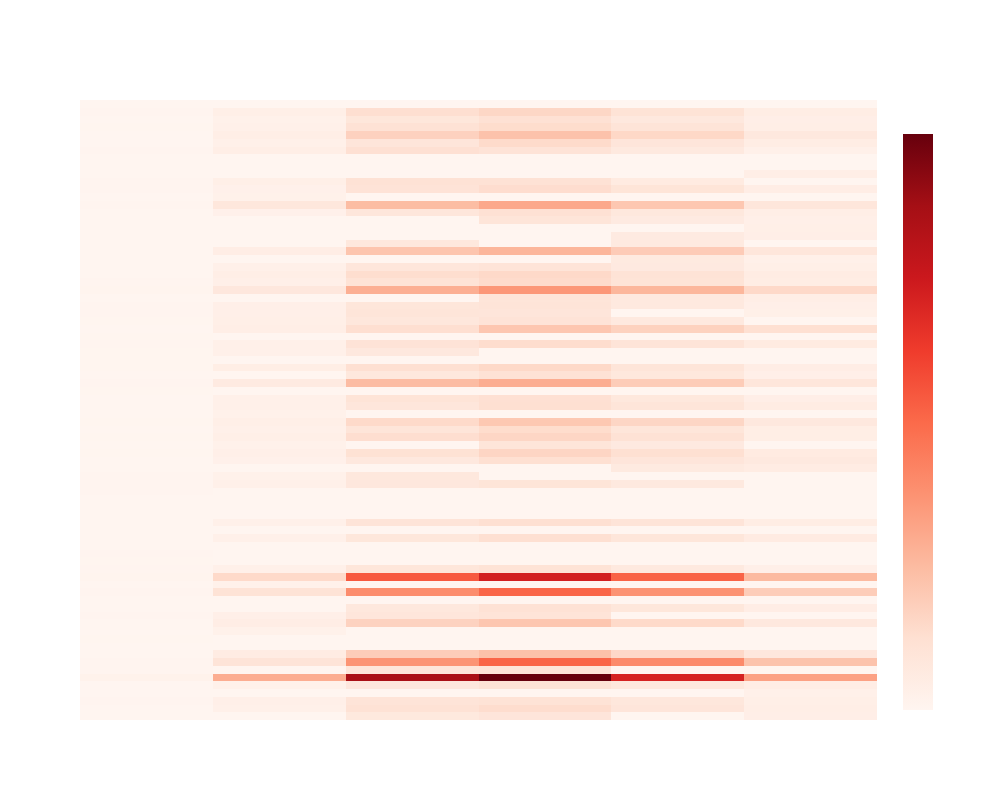

Write notebook code for a chart like this one.
### Code cell
# Create the heatmap
fig = go.Figure(data=go.Heatmap(
    z=heatmap_data.values,  # Frequency matrix
    x=heatmap_data.columns,  # Grades (x-axis)
    y=heatmap_data.index,    # Tokens (y-axis)
    colorscale='Reds',       # Heatmap color scale
    colorbar=dict(title="Frequência", titlefont=dict(size=14), tickfont=dict(size=12)),  # Legend title and font size
    hoverongaps=False,       # Ensure no gaps show on hover
    hovertemplate=(
        "<span style='font-size:14px'><b>Token</b>: %{y}<br>" +  # Tooltip with larger font
        "<b>Nota</b>: %{x}<br>" +
        "<b>Frequência</b>: %{z}</span><extra></extra>"
    )
))

# Update layout for better visualization
fig.update_layout(
    template="plotly_white",
    plot_bgcolor="rgba(0, 0, 0, 0)",  # Transparent plot background
    paper_bgcolor="rgba(0, 0, 0, 0)",  # Transparent outer background
    font=dict(color="white", size=14),  # Update general font size
    height=800,  # Adjust height
    width=1000,   # Keep width consistent
)

# Update y-axis to hide tokens
fig.update_yaxes(
    title="",  # No y-axis title
    showticklabels=False,  # Hide tokens from y-axis
)

# Update x-axis for better styling
fig.update_xaxes(title="", showticklabels=False)

# Show the figure
fig.show()

### Figure 1 — Plotly figure (JSON) as saved in the notebook; plotly's stock layout.template omitted (floating-point values rounded to 4 significant figures; data arrays with more than 128 entries replaced by an {"elided": "..."} marker saying what was removed)
{"data": [{"colorbar": {"tickfont": {"size": 12}, "title": {"font": {"size": 14}, "text": "Frequência"}}, "colorscale": [[0, "rgb(255,245,240)"], [0.125, "rgb(254,224,210)"], [0.25, "rgb(252,187,161)"], [0.375, "rgb(252,146,114)"], [0.5, "rgb(251,106,74)"], [0.625, "rgb(239,59,44)"], [0.75, "rgb(203,24,29)"], [0.875, "rgb(165,15,21)"], [1, "rgb(103,0,13)"]], "hoverongaps": false, "hovertemplate": "<span style='font-size:14px'><b>Token</b>: %{y}<br><b>Nota</b>: %{x}<br><b>Frequência</b>: %{z}</span><extra></extra>", "type": "heatmap", "x": [0, 1, 2, 3, 4, 5], "y": ["ainda", "alvo", "ano", "artístico", "atenciosamente", "azulejos", "belem", "belém", "bibiana", "boa", "brasileiras", "cada", "cambará", "capital", "carta", "casarão", "casarões", "causa", "cidade", "cidades", "conservação", "considerada", "construção", "cultural", "departamento", "desde", "detalhes", "devem", "encontrados", "então", "europa", "fazer", "história", "histórico", "históricos", "imediatas", "maior", "maria", "medidas", "menos", "mercado", "morador", "moradores", "municipal", "outubro", "palacete", "paraense", "parece", "parte", "patrimonio", "patrimônio", "perderam", "pessoas", "porque", "prefeito", "prefeitura", "problema", "proteção", "quatro", "roubados", "roubos", "segurança", "sendo", "senhor", "senhores", "silva", "situação", "sobre", "século", "ter", "todos", "toscano", "usos", "valiosos", "valor", "vandalismo", "variedade", "vitor", "xix", "xx"], "z": {"elided": "80x6 int values"}}], "layout": {"font": {"color": "white", "size": 14}, "height": 800, "paper_bgcolor": "rgba(0, 0, 0, 0)", "plot_bgcolor": "rgba(0, 0, 0, 0)", "width": 1000, "xaxis": {"showticklabels": false, "title": {"text": ""}}, "yaxis": {"showticklabels": false, "title": {"text": ""}}}}
